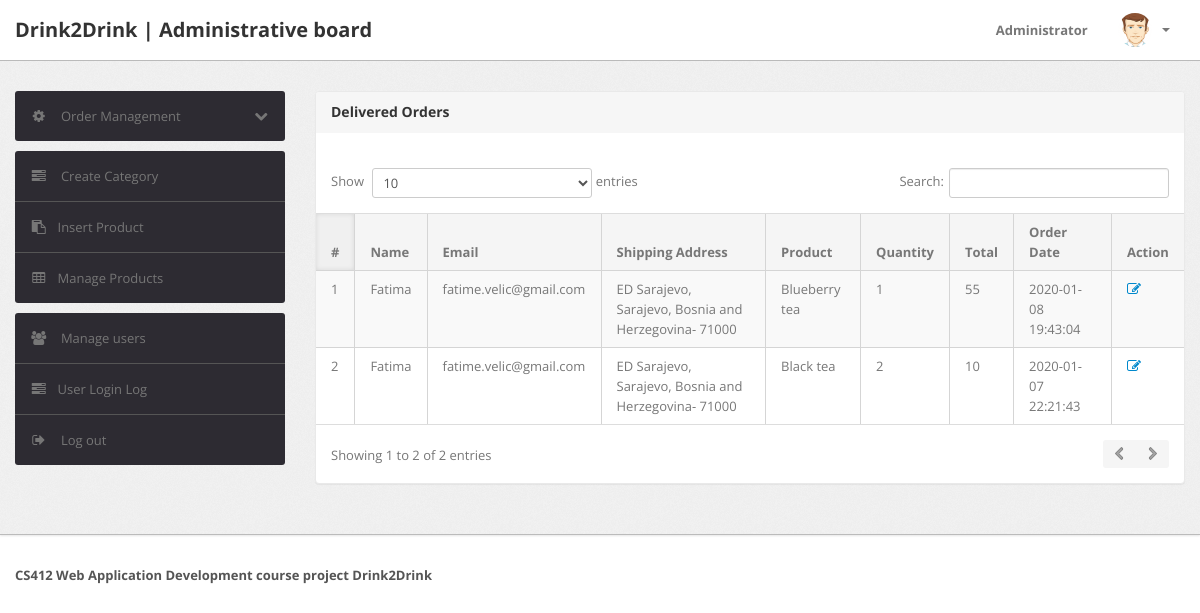
Page /shopping/admin/delivered-orders.php (signed in) on the committed database.
### tables this page shows
CREATE TABLE `orders` (
  `id` int(11) NOT NULL,
  `userId` int(11) DEFAULT NULL,
  `productId` varchar(255) DEFAULT NULL,
  `quantity` int(11) DEFAULT NULL,
  `orderDate` timestamp NOT NULL DEFAULT CURRENT_TIMESTAMP,
  `paymentMethod` varchar(50) DEFAULT NULL,
  `orderStatus` varchar(55) DEFAULT NULL
);

CREATE TABLE `users` (
  `id` int(11) NOT NULL,
  `name` varchar(255) DEFAULT NULL,
  `email` varchar(255) DEFAULT NULL,
  `contactno` bigint(11) DEFAULT NULL,
  `password` varchar(255) DEFAULT NULL,
  `shippingAddress` longtext,
  `shippingState` varchar(255) DEFAULT NULL,
  `shippingCity` varchar(255) DEFAULT NULL,
  `shippingPincode` int(11) DEFAULT NULL,
  `billingAddress` longtext,
  `billingState` varchar(255) DEFAULT NULL,
  `billingCity` varchar(255) DEFAULT NULL,
  `billingPincode` int(11) DEFAULT NULL,
  `regDate` timestamp NOT NULL DEFAULT CURRENT_TIMESTAMP,
  `updationDate` varchar(255) DEFAULT NULL
);

CREATE TABLE `products` (
  `id` int(11) NOT NULL,
  `category` int(11) NOT NULL,
  `productName` varchar(255) DEFAULT NULL,
  `productCompany` varchar(255) DEFAULT NULL,
  `productPrice` int(11) DEFAULT NULL,
  `productPriceBeforeDiscount` int(11) DEFAULT NULL,
  `productDescription` longtext,
  `productImage1` varchar(255) DEFAULT NULL,
  `productImage2` varchar(255) DEFAULT NULL,
  `shippingCharge` int(11) DEFAULT NULL,
  `productAvailability` varchar(255) DEFAULT NULL,
  `postingDate` timestamp NULL DEFAULT CURRENT_TIMESTAMP,
  `updationDate` varchar(255) DEFAULT NULL
);

### shopping/admin/delivered-orders.php (the view, shortened to what this page needs)
<?php
include('include/config.php');
if(strlen($_SESSION['alogin'])==0)
	{
header('location:index.php');
}
else{
?>
<!DOCTYPE html>
<html lang="en">
<head>
	<link type="text/css" href="bootstrap/css/bootstrap.min.css" rel="stylesheet">
	<link type="text/css" href="bootstrap/css/bootstrap-responsive.min.css" rel="stylesheet">
	<link type="text/css" href="css/theme.css" rel="stylesheet">
	<link type="text/css" href="images/icons/css/font-awesome.css" rel="stylesheet">
</head>
<body>
<?php include('include/header.php');?>
	<div class="wrapper">
		<div class="container">
			<div class="row">
<?php include('include/sidebar.php');?>
			<div class="span9">
					<div class="content">
	<div class="module">
							<div class="module-head">
								<h3>Delivered Orders</h3>
							</div>
							<div class="module-body table">
									<br />
								<table cellpadding="0" cellspacing="0" border="0" class="datatable-1 table table-bordered table-striped	 display table-responsive" >
									<thead>
										<tr>
											<th>#</th>
											<th>Name</th>
											<th width="20">Email</th>
											<th>Shipping Address</th>
											<th>Product</th>
											<th>Quantity</th>
											<th>Total</th>
											<th>Order Date</th>
											<th>Action</th>
										</tr>
									</thead>
<tbody>
<?php
$st='Delivered';
$query=mysqli_query($con,"select users.name as username,users.email as useremail,users.contactno as usercontact,users.shippingAddress as shippingaddress,users.shippingCity as shippingcity,users.shippingState as shippingstate,users.shippingPincode as shippingpincode,products.productName as productname,products.shippingCharge as shippingcharge,orders.quantity as quantity,orders.orderDate as orderdate,products.productPrice as productprice,orders.id as id  from orders join users on  orders.userId=users.id join products on products.id=orders.productId where orders.orderStatus='$st'");
$cnt=1;
while($row=mysqli_fetch_array($query))
{
?>
										<tr>
											<td><?php echo htmlentities($cnt);?></td>
											<td><?php echo htmlentities($row['username']);?></td>
											<td><?php echo htmlentities($row['useremail']);?></td>
											<td><?php echo htmlentities($row['shippingaddress'].", ".$row['shippingcity'].", ".$row['shippingstate']."- ".$row['shippingpincode']);?></td>
											<td><?php echo htmlentities($row['productname']);?></td>
											<td><?php echo htmlentities($row['quantity']);?></td>
											<td><?php echo htmlentities($row['quantity']*$row['productprice']+$row['shippingcharge']);?></td>
											<td><?php echo htmlentities($row['orderdate']);?></td>
											<td>    <a href="updateorder.php?oid=<?php echo htmlentities($row['id']);?>" title="Update order" target="_blank"><i class="icon-edit"></i></a>
											</td>
											</tr>
										<?php $cnt=$cnt+1; } ?>
										</tbody>
								</table>
							</div>
						</div>
					</div>
				</div>
			</div>
		</div>
	</div>
<?php include('include/footer.php');?>
</body>
<?php } ?>

### rows in the picture
orders: userId.name "Fatima", userId.email "fatime.velic@gmail.com", userId.shippingPincode "ED Sarajevo, Sarajevo, Bosnia and Herzegovina- 71000", productId.productName "Blueberry tea", quantity "1", $row['quantity']*$row['productprice']+$row['shippingcharge'] "55", orderDate "2020-01-08 19:43:04"
orders: userId.name "Fatima", userId.email "fatime.velic@gmail.com", userId.shippingPincode "ED Sarajevo, Sarajevo, Bosnia and Herzegovina- 71000", productId.productName "Black tea", quantity "2", $row['quantity']*$row['productprice']+$row['shippingcharge'] "10", orderDate "2020-01-07 22:21:43"
